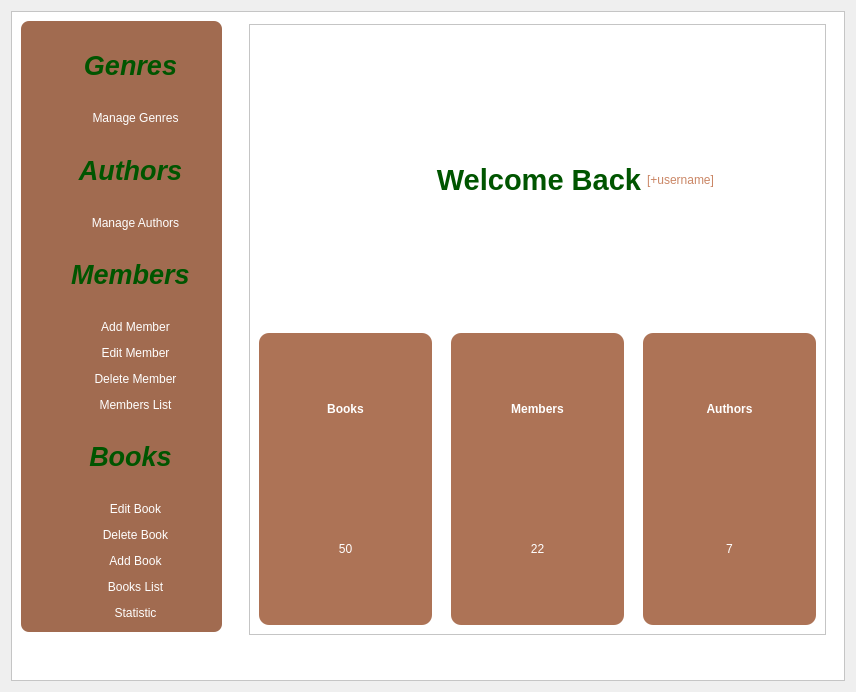
<?xml version="1.0" encoding="UTF-8"?>
<ui version="4.0">
 <class>digitalLibrary</class>
 <widget class="QDialog" name="digitalLibrary">
  <property name="geometry">
   <rect>
    <x>0</x>
    <y>0</y>
    <width>856</width>
    <height>692</height>
   </rect>
  </property>
  <property name="windowTitle">
   <string>Dialog</string>
  </property>
  <layout class="QVBoxLayout" name="verticalLayout_10">
   <item>
    <widget class="QFrame" name="frame_4">
     <property name="styleSheet">
      <string notr="true">background-color: white</string>
     </property>
     <property name="frameShape">
      <enum>QFrame::Shape::StyledPanel</enum>
     </property>
     <property name="frameShadow">
      <enum>QFrame::Shadow::Raised</enum>
     </property>
     <widget class="QFrame" name="frame_3">
      <property name="geometry">
       <rect>
        <x>238</x>
        <y>13</y>
        <width>577</width>
        <height>611</height>
       </rect>
      </property>
      <property name="styleSheet">
       <string notr="true">background-color: white;
</string>
      </property>
      <property name="frameShape">
       <enum>QFrame::Shape::StyledPanel</enum>
      </property>
      <property name="frameShadow">
       <enum>QFrame::Shadow::Raised</enum>
      </property>
      <layout class="QVBoxLayout" name="verticalLayout_3">
       <item>
        <layout class="QHBoxLayout" name="horizontalLayout_23">
         <item>
          <layout class="QHBoxLayout" name="horizontalLayout_22">
           <item>
            <layout class="QHBoxLayout" name="horizontalLayout">
             <item>
              <layout class="QVBoxLayout" name="verticalLayout_2">
               <item>
                <widget class="QFrame" name="frame_2">
                 <property name="styleSheet">
                  <string notr="true">background-color: white;
border-radius: 10px;</string>
                 </property>
                 <property name="frameShape">
                  <enum>QFrame::Shape::StyledPanel</enum>
                 </property>
                 <property name="frameShadow">
                  <enum>QFrame::Shadow::Raised</enum>
                 </property>
                 <layout class="QVBoxLayout" name="verticalLayout_15">
                  <item>
                   <widget class="QLabel" name="label_3">
                    <property name="styleSheet">
                     <string notr="true">background:white;</string>
                    </property>
                    <property name="text">
                     <string/>
                    </property>
                    <property name="pixmap">
                     <pixmap resource="icons.qrc">:/login-book.png</pixmap>
                    </property>
                   </widget>
                  </item>
                 </layout>
                </widget>
               </item>
              </layout>
             </item>
            </layout>
           </item>
           <item>
            <widget class="QLabel" name="label">
             <property name="styleSheet">
              <string notr="true">font: italic 18pt &quot;Georgia&quot;;
color:  rgb(210, 156, 255);/* Violet foncé */
text-shadow: 1px 1px 2px #FFD70033;  /* Ombre dorée subtile */</string>
             </property>
             <property name="text">
              <string>&lt;html&gt;&lt;head/&gt;&lt;body&gt;&lt;p align=&quot;right&quot;&gt;&lt;span style=&quot; font-size:22pt; font-weight:700; color:#005500;&quot;&gt;Welcome Back&lt;/span&gt;&lt;/p&gt;&lt;/body&gt;&lt;/html&gt;</string>
             </property>
            </widget>
           </item>
           <item>
            <widget class="QLabel" name="username">
             <property name="styleSheet">
              <string notr="true">font: bold italic 24pt &quot;Georgia&quot;;
color: #D4AF37;  /* Or métallique */</string>
             </property>
             <property name="text">
              <string>&lt;html&gt;&lt;head/&gt;&lt;body&gt;&lt;p&gt;&lt;span style=&quot; color:#ca8665;&quot;&gt;[+username]&lt;/span&gt;&lt;/p&gt;&lt;/body&gt;&lt;/html&gt;</string>
             </property>
            </widget>
           </item>
          </layout>
         </item>
        </layout>
       </item>
       <item>
        <layout class="QHBoxLayout" name="horizontalLayout_21">
         <item>
          <widget class="QFrame" name="frame_9">
           <property name="styleSheet">
            <string notr="true">background-color: rgb(173, 115, 86);
border-radius: 10px;</string>
           </property>
           <property name="frameShape">
            <enum>QFrame::Shape::StyledPanel</enum>
           </property>
           <property name="frameShadow">
            <enum>QFrame::Shadow::Raised</enum>
           </property>
           <layout class="QVBoxLayout" name="verticalLayout_12">
            <item>
             <layout class="QVBoxLayout" name="verticalLayout_13">
              <item>
               <widget class="QLabel" name="label_24">
                <property name="styleSheet">
                 <string notr="true">font: 63 18pt &quot;georgia&quot;;
color: rgb(255, 255, 255);
font-weight: bold;</string>
                </property>
                <property name="text">
                 <string>Books</string>
                </property>
                <property name="alignment">
                 <set>Qt::AlignmentFlag::AlignCenter</set>
                </property>
               </widget>
              </item>
              <item>
               <widget class="QLabel" name="bookNum">
                <property name="styleSheet">
                 <string notr="true">font: bold 24pt &quot;Georgia&quot;;
color: white;
text-shadow: 0 0 5px #FFD700;  /* Lueur dorée */</string>
                </property>
                <property name="text">
                 <string>50</string>
                </property>
                <property name="alignment">
                 <set>Qt::AlignmentFlag::AlignCenter</set>
                </property>
               </widget>
              </item>
             </layout>
            </item>
           </layout>
          </widget>
         </item>
         <item>
          <spacer name="horizontalSpacer_19">
           <property name="orientation">
            <enum>Qt::Orientation::Horizontal</enum>
           </property>
           <property name="sizeType">
            <enum>QSizePolicy::Policy::Fixed</enum>
           </property>
           <property name="sizeHint" stdset="0">
            <size>
             <width>13</width>
             <height>20</height>
            </size>
           </property>
          </spacer>
         </item>
         <item>
          <widget class="QFrame" name="frame_8">
           <property name="styleSheet">
            <string notr="true">background-color: rgb(173, 115, 86);
border-radius: 10px;</string>
           </property>
           <property name="frameShape">
            <enum>QFrame::Shape::StyledPanel</enum>
           </property>
           <property name="frameShadow">
            <enum>QFrame::Shadow::Raised</enum>
           </property>
           <layout class="QVBoxLayout" name="verticalLayout_9">
            <item>
             <layout class="QVBoxLayout" name="verticalLayout_8">
              <item>
               <widget class="QLabel" name="label_20">
                <property name="styleSheet">
                 <string notr="true">font: 63 18pt &quot;georgia&quot;;
color: rgb(255, 255, 255);
font-weight: bold;</string>
                </property>
                <property name="text">
                 <string>Members</string>
                </property>
                <property name="alignment">
                 <set>Qt::AlignmentFlag::AlignCenter</set>
                </property>
               </widget>
              </item>
              <item>
               <widget class="QLabel" name="memberNum">
                <property name="styleSheet">
                 <string notr="true">font: bold 24pt &quot;Georgia&quot;;
color: white;
text-shadow: 0 0 5px #FFD700;  /* Lueur dorée */</string>
                </property>
                <property name="text">
                 <string>22</string>
                </property>
                <property name="alignment">
                 <set>Qt::AlignmentFlag::AlignCenter</set>
                </property>
               </widget>
              </item>
             </layout>
            </item>
           </layout>
          </widget>
         </item>
         <item>
          <spacer name="horizontalSpacer_21">
           <property name="orientation">
            <enum>Qt::Orientation::Horizontal</enum>
           </property>
           <property name="sizeType">
            <enum>QSizePolicy::Policy::Fixed</enum>
           </property>
           <property name="sizeHint" stdset="0">
            <size>
             <width>13</width>
             <height>20</height>
            </size>
           </property>
          </spacer>
         </item>
         <item>
          <widget class="QFrame" name="frame_6">
           <property name="styleSheet">
            <string notr="true">background-color: rgb(173, 115, 86);
border-radius: 10px;</string>
           </property>
           <property name="frameShape">
            <enum>QFrame::Shape::StyledPanel</enum>
           </property>
           <property name="frameShadow">
            <enum>QFrame::Shadow::Raised</enum>
           </property>
           <layout class="QHBoxLayout" name="horizontalLayout_20">
            <item>
             <layout class="QVBoxLayout" name="verticalLayout_7">
              <item>
               <widget class="QLabel" name="label_13">
                <property name="styleSheet">
                 <string notr="true">font: 63 18pt &quot;georgia&quot;;
color: rgb(255, 255, 255);
font-weight: bold;</string>
                </property>
                <property name="text">
                 <string>Authors</string>
                </property>
                <property name="alignment">
                 <set>Qt::AlignmentFlag::AlignCenter</set>
                </property>
               </widget>
              </item>
              <item>
               <widget class="QLabel" name="authorNum">
                <property name="styleSheet">
                 <string notr="true">font: bold 24pt &quot;Georgia&quot;;
color: white;
text-shadow: 0 0 5px #FFD700;  /* Lueur dorée */</string>
                </property>
                <property name="text">
                 <string>7</string>
                </property>
                <property name="alignment">
                 <set>Qt::AlignmentFlag::AlignCenter</set>
                </property>
               </widget>
              </item>
             </layout>
            </item>
           </layout>
          </widget>
         </item>
        </layout>
       </item>
      </layout>
     </widget>
     <widget class="QFrame" name="frame">
      <property name="geometry">
       <rect>
        <x>10</x>
        <y>10</y>
        <width>201</width>
        <height>611</height>
       </rect>
      </property>
      <property name="styleSheet">
       <string notr="true">background-color: rgb(161, 107, 80); /* ou une autre couleur */
border-radius: 8px;
</string>
      </property>
      <property name="frameShape">
       <enum>QFrame::Shape::StyledPanel</enum>
      </property>
      <property name="frameShadow">
       <enum>QFrame::Shadow::Raised</enum>
      </property>
      <layout class="QVBoxLayout" name="verticalLayout">
       <item>
        <layout class="QHBoxLayout" name="horizontalLayout_3">
         <item>
          <spacer name="horizontalSpacer_2">
           <property name="orientation">
            <enum>Qt::Orientation::Horizontal</enum>
           </property>
           <property name="sizeType">
            <enum>QSizePolicy::Policy::Fixed</enum>
           </property>
           <property name="sizeHint" stdset="0">
            <size>
             <width>18</width>
             <height>20</height>
            </size>
           </property>
          </spacer>
         </item>
         <item>
          <widget class="QLabel" name="label_5">
           <property name="styleSheet">
            <string notr="true">color:rgb(0, 85, 0)</string>
           </property>
           <property name="text">
            <string>&lt;html&gt;&lt;head/&gt;&lt;body&gt;&lt;p align=&quot;center&quot;&gt;&lt;span style=&quot; font-size:20pt; font-weight:700; font-style:italic; color:#005500;&quot;&gt;Genres&lt;/span&gt;&lt;/p&gt;&lt;/body&gt;&lt;/html&gt;</string>
           </property>
          </widget>
         </item>
        </layout>
       </item>
       <item>
        <layout class="QHBoxLayout" name="horizontalLayout_5">
         <item>
          <spacer name="horizontalSpacer_3">
           <property name="orientation">
            <enum>Qt::Orientation::Horizontal</enum>
           </property>
           <property name="sizeType">
            <enum>QSizePolicy::Policy::Fixed</enum>
           </property>
           <property name="sizeHint" stdset="0">
            <size>
             <width>28</width>
             <height>20</height>
            </size>
           </property>
          </spacer>
         </item>
         <item>
          <widget class="QPushButton" name="manageGenre">
           <property name="styleSheet">
            <string notr="true">QPushButton{
font: 63 14pt &quot;georgia&quot;;
color: white;
padding : 0 8px;

}
QPushButton:hover:!pressed
{
background:rgb(255, 168, 110);
border-radius:5px;
}</string>
           </property>
           <property name="text">
            <string>Manage Genres</string>
           </property>
           <property name="autoDefault">
            <bool>false</bool>
           </property>
           <property name="default">
            <bool>false</bool>
           </property>
           <property name="flat">
            <bool>true</bool>
           </property>
          </widget>
         </item>
        </layout>
       </item>
       <item>
        <layout class="QHBoxLayout" name="horizontalLayout_4">
         <item>
          <spacer name="horizontalSpacer_18">
           <property name="orientation">
            <enum>Qt::Orientation::Horizontal</enum>
           </property>
           <property name="sizeType">
            <enum>QSizePolicy::Policy::Fixed</enum>
           </property>
           <property name="sizeHint" stdset="0">
            <size>
             <width>18</width>
             <height>20</height>
            </size>
           </property>
          </spacer>
         </item>
         <item>
          <widget class="QLabel" name="label_6">
           <property name="styleSheet">
            <string notr="true">color:rgb(85, 170, 0)qradialgradient(spread:pad, cx:0.5, cy:0.5, radius:0.5, fx:0.5, fy:0.5, stop:0 rgba(255, 235, 235, 206), stop:0.35 rgba(255, 188, 188, 80), stop:0.4 rgba(255, 162, 162, 80), stop:0.425 rgba(255, 132, 132, 156), stop:0.44 rgba(252, 128, 128, 80), stop:1 rgba(255, 255, 255, 0))</string>
           </property>
           <property name="text">
            <string>&lt;html&gt;&lt;head/&gt;&lt;body&gt;&lt;p align=&quot;center&quot;&gt;&lt;span style=&quot; font-size:20pt; font-weight:700; font-style:italic; color:#005500;&quot;&gt;Authors&lt;/span&gt;&lt;/p&gt;&lt;/body&gt;&lt;/html&gt;</string>
           </property>
          </widget>
         </item>
        </layout>
       </item>
       <item>
        <layout class="QHBoxLayout" name="horizontalLayout_6">
         <item>
          <spacer name="horizontalSpacer_4">
           <property name="orientation">
            <enum>Qt::Orientation::Horizontal</enum>
           </property>
           <property name="sizeType">
            <enum>QSizePolicy::Policy::Fixed</enum>
           </property>
           <property name="sizeHint" stdset="0">
            <size>
             <width>28</width>
             <height>20</height>
            </size>
           </property>
          </spacer>
         </item>
         <item>
          <widget class="QPushButton" name="manageAuthorButton">
           <property name="styleSheet">
            <string notr="true">QPushButton{
font: 63 14pt &quot;georgia&quot;;
color: white;
padding : 0 8px;

}
QPushButton:hover:!pressed
{
background:rgb(255, 168, 110);
border-radius:5px;
}</string>
           </property>
           <property name="text">
            <string>Manage Authors</string>
           </property>
           <property name="autoDefault">
            <bool>false</bool>
           </property>
           <property name="default">
            <bool>false</bool>
           </property>
           <property name="flat">
            <bool>true</bool>
           </property>
          </widget>
         </item>
        </layout>
       </item>
       <item>
        <layout class="QHBoxLayout" name="horizontalLayout_17">
         <item>
          <spacer name="horizontalSpacer_16">
           <property name="orientation">
            <enum>Qt::Orientation::Horizontal</enum>
           </property>
           <property name="sizeType">
            <enum>QSizePolicy::Policy::Fixed</enum>
           </property>
           <property name="sizeHint" stdset="0">
            <size>
             <width>18</width>
             <height>20</height>
            </size>
           </property>
          </spacer>
         </item>
         <item>
          <widget class="QLabel" name="label_7">
           <property name="styleSheet">
            <string notr="true"/>
           </property>
           <property name="text">
            <string>&lt;html&gt;&lt;head/&gt;&lt;body&gt;&lt;p align=&quot;center&quot;&gt;&lt;span style=&quot; font-size:20pt; font-weight:700; font-style:italic; color:#005500;&quot;&gt;Members&lt;/span&gt;&lt;/p&gt;&lt;/body&gt;&lt;/html&gt;</string>
           </property>
          </widget>
         </item>
        </layout>
       </item>
       <item>
        <layout class="QHBoxLayout" name="horizontalLayout_7">
         <item>
          <spacer name="horizontalSpacer_5">
           <property name="orientation">
            <enum>Qt::Orientation::Horizontal</enum>
           </property>
           <property name="sizeType">
            <enum>QSizePolicy::Policy::Fixed</enum>
           </property>
           <property name="sizeHint" stdset="0">
            <size>
             <width>28</width>
             <height>20</height>
            </size>
           </property>
          </spacer>
         </item>
         <item>
          <widget class="QPushButton" name="addMemberBtn">
           <property name="styleSheet">
            <string notr="true">QPushButton{
font: 63 14pt &quot;georgia&quot;;
color: white;
padding : 0 8px;

}
QPushButton:hover:!pressed
{
background:rgb(255, 168, 110);
border-radius:5px;
}</string>
           </property>
           <property name="text">
            <string>Add Member</string>
           </property>
           <property name="autoDefault">
            <bool>false</bool>
           </property>
           <property name="default">
            <bool>false</bool>
           </property>
           <property name="flat">
            <bool>true</bool>
           </property>
          </widget>
         </item>
        </layout>
       </item>
       <item>
        <layout class="QHBoxLayout" name="horizontalLayout_8">
         <item>
          <spacer name="horizontalSpacer_6">
           <property name="orientation">
            <enum>Qt::Orientation::Horizontal</enum>
           </property>
           <property name="sizeType">
            <enum>QSizePolicy::Policy::Fixed</enum>
           </property>
           <property name="sizeHint" stdset="0">
            <size>
             <width>28</width>
             <height>20</height>
            </size>
           </property>
          </spacer>
         </item>
         <item>
          <widget class="QPushButton" name="editMemberBtn">
           <property name="styleSheet">
            <string notr="true">QPushButton{
font: 63 14pt &quot;georgia&quot;;
color: white;
padding : 0 8px;

}
QPushButton:hover:!pressed
{
background:rgb(255, 168, 110);
border-radius:5px;
}</string>
           </property>
           <property name="text">
            <string>Edit Member</string>
           </property>
           <property name="autoDefault">
            <bool>false</bool>
           </property>
           <property name="default">
            <bool>false</bool>
           </property>
           <property name="flat">
            <bool>true</bool>
           </property>
          </widget>
         </item>
        </layout>
       </item>
       <item>
        <layout class="QHBoxLayout" name="horizontalLayout_9">
         <item>
          <spacer name="horizontalSpacer_7">
           <property name="orientation">
            <enum>Qt::Orientation::Horizontal</enum>
           </property>
           <property name="sizeType">
            <enum>QSizePolicy::Policy::Fixed</enum>
           </property>
           <property name="sizeHint" stdset="0">
            <size>
             <width>28</width>
             <height>20</height>
            </size>
           </property>
          </spacer>
         </item>
         <item>
          <widget class="QPushButton" name="deleteMemberBtn">
           <property name="styleSheet">
            <string notr="true">QPushButton{
font: 63 14pt &quot;georgia&quot;;
color: white;
padding : 0 8px;

}
QPushButton:hover:!pressed
{
background:rgb(255, 168, 110);
border-radius:5px;
}</string>
           </property>
           <property name="text">
            <string>Delete Member</string>
           </property>
           <property name="autoDefault">
            <bool>false</bool>
           </property>
           <property name="default">
            <bool>false</bool>
           </property>
           <property name="flat">
            <bool>true</bool>
           </property>
          </widget>
         </item>
        </layout>
       </item>
       <item>
        <layout class="QHBoxLayout" name="horizontalLayout_10">
         <item>
          <spacer name="horizontalSpacer_8">
           <property name="orientation">
            <enum>Qt::Orientation::Horizontal</enum>
           </property>
           <property name="sizeType">
            <enum>QSizePolicy::Policy::Fixed</enum>
           </property>
           <property name="sizeHint" stdset="0">
            <size>
             <width>28</width>
             <height>20</height>
            </size>
           </property>
          </spacer>
         </item>
         <item>
          <widget class="QPushButton" name="membersListBtn">
           <property name="styleSheet">
            <string notr="true">QPushButton{
font: 63 14pt &quot;georgia&quot;;
color: white;
padding : 0 8px;

}
QPushButton:hover:!pressed
{
background:rgb(255, 168, 110);
border-radius:5px;
}</string>
           </property>
           <property name="text">
            <string>Members List</string>
           </property>
           <property name="autoDefault">
            <bool>false</bool>
           </property>
           <property name="default">
            <bool>false</bool>
           </property>
           <property name="flat">
            <bool>true</bool>
           </property>
          </widget>
         </item>
        </layout>
       </item>
       <item>
        <layout class="QHBoxLayout" name="horizontalLayout_18">
         <item>
          <spacer name="horizontalSpacer_11">
           <property name="orientation">
            <enum>Qt::Orientation::Horizontal</enum>
           </property>
           <property name="sizeType">
            <enum>QSizePolicy::Policy::Fixed</enum>
           </property>
           <property name="sizeHint" stdset="0">
            <size>
             <width>18</width>
             <height>20</height>
            </size>
           </property>
          </spacer>
         </item>
         <item>
          <widget class="QLabel" name="label_8">
           <property name="styleSheet">
            <string notr="true"/>
           </property>
           <property name="text">
            <string>&lt;html&gt;&lt;head/&gt;&lt;body&gt;&lt;p align=&quot;center&quot;&gt;&lt;span style=&quot; font-size:20pt; font-weight:700; font-style:italic; color:#005500;&quot;&gt;Books&lt;/span&gt;&lt;/p&gt;&lt;/body&gt;&lt;/html&gt;</string>
           </property>
          </widget>
         </item>
        </layout>
       </item>
       <item>
        <layout class="QHBoxLayout" name="horizontalLayout_12">
         <item>
          <spacer name="horizontalSpacer_10">
           <property name="orientation">
            <enum>Qt::Orientation::Horizontal</enum>
           </property>
           <property name="sizeType">
            <enum>QSizePolicy::Policy::Fixed</enum>
           </property>
           <property name="sizeHint" stdset="0">
            <size>
             <width>28</width>
             <height>20</height>
            </size>
           </property>
          </spacer>
         </item>
         <item>
          <widget class="QPushButton" name="editBookBtn">
           <property name="styleSheet">
            <string notr="true">QPushButton{
font: 63 14pt &quot;georgia&quot;;
color: white;
padding : 0 8px;

}
QPushButton:hover:!pressed
{
background:rgb(255, 168, 110);
border-radius:5px;
}</string>
           </property>
           <property name="text">
            <string>Edit Book</string>
           </property>
           <property name="autoDefault">
            <bool>false</bool>
           </property>
           <property name="default">
            <bool>false</bool>
           </property>
           <property name="flat">
            <bool>true</bool>
           </property>
          </widget>
         </item>
        </layout>
       </item>
       <item>
        <layout class="QHBoxLayout" name="horizontalLayout_13">
         <item>
          <spacer name="horizontalSpacer_12">
           <property name="orientation">
            <enum>Qt::Orientation::Horizontal</enum>
           </property>
           <property name="sizeType">
            <enum>QSizePolicy::Policy::Fixed</enum>
           </property>
           <property name="sizeHint" stdset="0">
            <size>
             <width>28</width>
             <height>20</height>
            </size>
           </property>
          </spacer>
         </item>
         <item>
          <widget class="QPushButton" name="deleteBookBtn">
           <property name="styleSheet">
            <string notr="true">QPushButton{
font: 63 14pt &quot;georgia&quot;;
color: white;
padding : 0 8px;

}
QPushButton:hover:!pressed
{
background:rgb(255, 168, 110);
border-radius:5px;
}</string>
           </property>
           <property name="text">
            <string>Delete Book</string>
           </property>
           <property name="autoDefault">
            <bool>false</bool>
           </property>
           <property name="default">
            <bool>false</bool>
           </property>
           <property name="flat">
            <bool>true</bool>
           </property>
          </widget>
         </item>
        </layout>
       </item>
       <item>
        <layout class="QHBoxLayout" name="horizontalLayout_11">
         <item>
          <spacer name="horizontalSpacer_9">
           <property name="orientation">
            <enum>Qt::Orientation::Horizontal</enum>
           </property>
           <property name="sizeType">
            <enum>QSizePolicy::Policy::Fixed</enum>
           </property>
           <property name="sizeHint" stdset="0">
            <size>
             <width>28</width>
             <height>20</height>
            </size>
           </property>
          </spacer>
         </item>
         <item>
          <widget class="QPushButton" name="addBookBtn">
           <property name="styleSheet">
            <string notr="true">QPushButton{
font: 63 14pt &quot;georgia&quot;;
color: white;
padding : 0 8px;

}
QPushButton:hover:!pressed
{
background:rgb(255, 168, 110);
border-radius:5px;
}</string>
           </property>
           <property name="text">
            <string>Add Book</string>
           </property>
           <property name="autoDefault">
            <bool>false</bool>
           </property>
           <property name="default">
            <bool>false</bool>
           </property>
           <property name="flat">
            <bool>true</bool>
           </property>
          </widget>
         </item>
        </layout>
       </item>
       <item>
        <layout class="QHBoxLayout" name="horizontalLayout_15">
         <item>
          <spacer name="horizontalSpacer_15">
           <property name="orientation">
            <enum>Qt::Orientation::Horizontal</enum>
           </property>
           <property name="sizeType">
            <enum>QSizePolicy::Policy::Fixed</enum>
           </property>
           <property name="sizeHint" stdset="0">
            <size>
             <width>28</width>
             <height>20</height>
            </size>
           </property>
          </spacer>
         </item>
         <item>
          <widget class="QPushButton" name="booksListBtn">
           <property name="styleSheet">
            <string notr="true">QPushButton{
font: 63 14pt &quot;georgia&quot;;
color: white;
padding : 0 8px;

}
QPushButton:hover:!pressed
{
background:rgb(255, 168, 110);
border-radius:5px;
}</string>
           </property>
           <property name="text">
            <string>Books List</string>
           </property>
           <property name="autoDefault">
            <bool>false</bool>
           </property>
           <property name="default">
            <bool>false</bool>
           </property>
           <property name="flat">
            <bool>true</bool>
           </property>
          </widget>
         </item>
        </layout>
       </item>
       <item>
        <layout class="QHBoxLayout" name="horizontalLayout_14">
         <item>
          <spacer name="horizontalSpacer_13">
           <property name="orientation">
            <enum>Qt::Orientation::Horizontal</enum>
           </property>
           <property name="sizeType">
            <enum>QSizePolicy::Policy::Fixed</enum>
           </property>
           <property name="sizeHint" stdset="0">
            <size>
             <width>28</width>
             <height>20</height>
            </size>
           </property>
          </spacer>
         </item>
         <item>
          <widget class="QPushButton" name="statsButton">
           <property name="styleSheet">
            <string notr="true">QPushButton{
font: 63 14pt &quot;georgia&quot;;
color: white;
padding : 0 8px;

}
QPushButton:hover:!pressed
{
background:rgb(255, 168, 110);
border-radius:5px;
}</string>
           </property>
           <property name="text">
            <string>Statistic</string>
           </property>
           <property name="autoDefault">
            <bool>false</bool>
           </property>
           <property name="default">
            <bool>false</bool>
           </property>
           <property name="flat">
            <bool>true</bool>
           </property>
          </widget>
         </item>
        </layout>
       </item>
      </layout>
     </widget>
    </widget>
   </item>
  </layout>
 </widget>
 <resources>
  <include location="icons.qrc"/>
 </resources>
 <connections/>
</ui>
